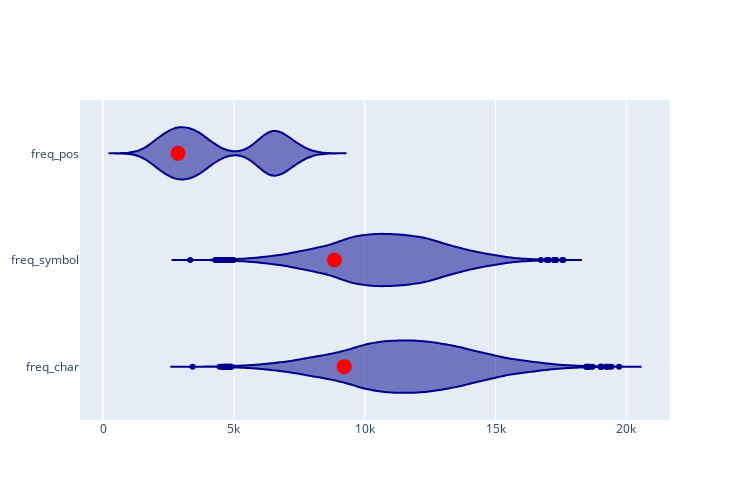

The notebook cell saved with this chart:
### Code cell
answer = ''.ljust(5).upper()

fig = go.Figure(layout_height=500, layout_width=750)
for f in ['freq_char','freq_symbol','freq_pos']:
    fig.add_trace(go.Violin(name=f, x=dg[f], marker_color='darkblue', showlegend=False))
    fig.add_trace(go.Scatter(x=[dg[dg['padded_symbol']==answer][f].values[0]], y=[f], marker_color='red', marker_size=15, showlegend=False))
fig.show()

### Figure 1 — Plotly figure (JSON) as saved in the notebook; plotly's stock layout.template omitted (floating-point values rounded to 4 significant figures; data arrays with more than 128 entries replaced by an {"elided": "..."} marker saying what was removed)
{"data": [{"marker": {"color": "darkblue"}, "name": "freq_char", "showlegend": false, "type": "violin", "x": {"elided": "10864 int values"}}, {"marker": {"color": "red", "size": 15}, "showlegend": false, "type": "scatter", "x": [9214], "y": ["freq_char"]}, {"marker": {"color": "darkblue"}, "name": "freq_symbol", "showlegend": false, "type": "violin", "x": {"elided": "10864 int values"}}, {"marker": {"color": "red", "size": 15}, "showlegend": false, "type": "scatter", "x": [8840], "y": ["freq_symbol"]}, {"marker": {"color": "darkblue"}, "name": "freq_pos", "showlegend": false, "type": "violin", "x": {"elided": "10864 int values"}}, {"marker": {"color": "red", "size": 15}, "showlegend": false, "type": "scatter", "x": [2862], "y": ["freq_pos"]}], "layout": {"height": 500, "width": 750, "xaxis": {"autorange": true, "range": [-883.8, 21670.0], "type": "linear"}, "yaxis": {"autorange": true, "range": [-0.5, 2.5], "type": "category"}}}
